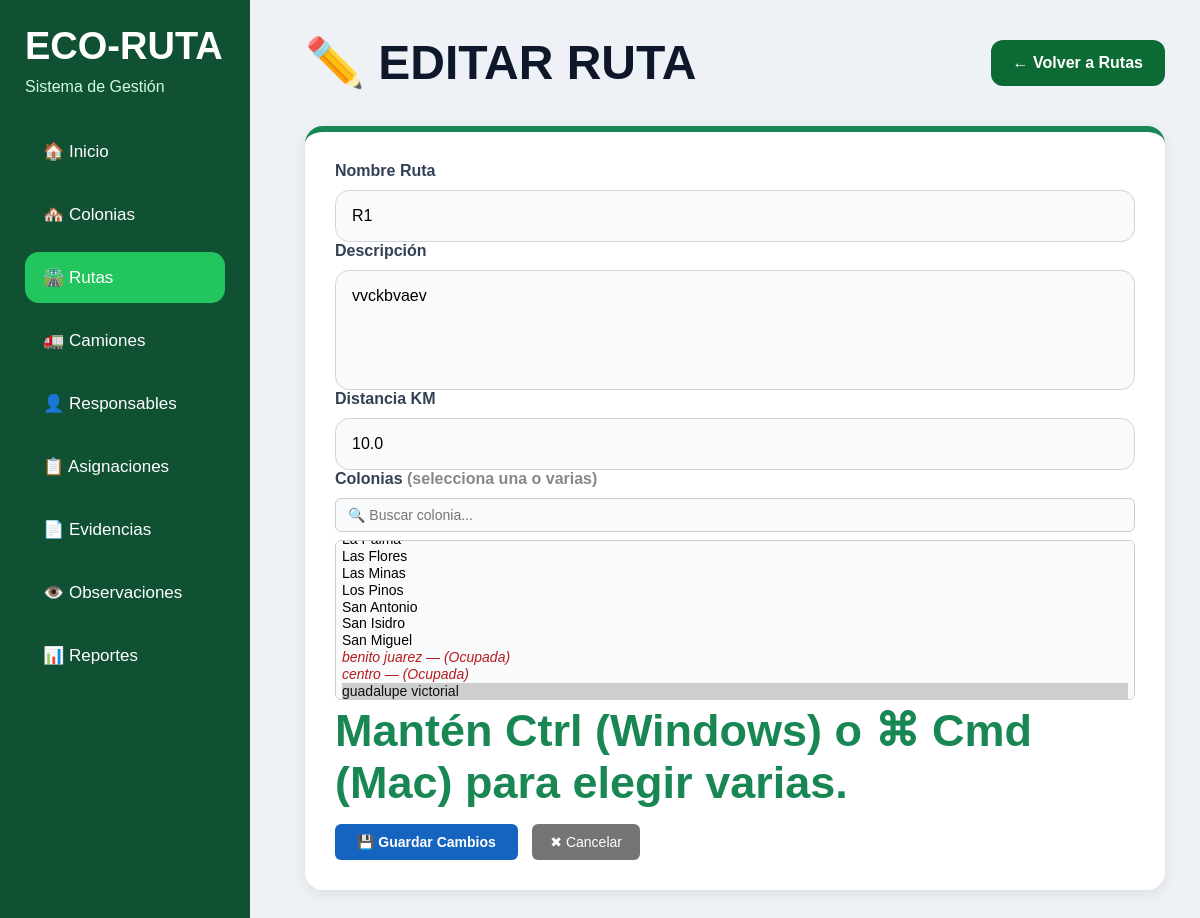
Screenshot of /editar_ruta/6 with the database file from the repository.
### tables this page shows
CREATE TABLE "ruta" (
        id_ruta      INTEGER PRIMARY KEY AUTOINCREMENT,
        nombre_ruta  TEXT NOT NULL,
        descripcion  TEXT,
        distancia_km REAL NOT NULL,
        id_colonia   INTEGER
    );

### app.py (the view)
@app.route('/editar_ruta/<int:id>')
def editar_ruta(id):
    conexion = conectar()
    cursor = conexion.cursor()
    cursor.execute("SELECT * FROM ruta WHERE id_ruta = ?", (id,))
    ruta = cursor.fetchone()
    cursor.execute("SELECT id_colonia FROM ruta_colonia WHERE id_ruta = ?", (id,))
    ids_asignadas = {row['id_colonia'] for row in cursor.fetchall()}
    cursor.execute("SELECT id_colonia, nombre, estado FROM colonia ORDER BY nombre")
    colonias = cursor.fetchall()
    conexion.close()
    return render_template(
        'editar_ruta.html',
        ruta=ruta,
        colonias=colonias,
        ids_asignadas=ids_asignadas
    )

### app.py (called while the page is built)
def conectar():
    conexion = sqlite3.connect(DB_PATH)
    conexion.row_factory = sqlite3.Row
    return conexion

### templates/editar_ruta.html (shortened to what this page needs)
<!DOCTYPE html>
<html lang="es">
<head>
    <link rel="stylesheet" href="{{ url_for('static', filename='css/style.css') }}">
</head>
<body>
<div class="contenedor">
    <div class="sidebar">
        <h1>ECO-RUTA</h1>
        <p>Sistema de Gestión</p>
        <ul>
            <li><a href="/index">🏠 Inicio</a></li>
            <li><a href="/colonias">🏘️ Colonias</a></li>
            <li><a href="/rutas" class="activo">🛣️ Rutas</a></li>
            <li><a href="/camiones">🚛 Camiones</a></li>
            <li><a href="/responsables">👤 Responsables</a></li>
            <li><a href="/asignaciones">📋 Asignaciones</a></li>
            <li><a href="/evidencias">📄 Evidencias</a></li>
            <li><a href="/observaciones">👁️ Observaciones</a></li>
            <li><a href="/reportes">📊 Reportes</a></li>
        </ul>
    </div>
    <div class="contenido">
        <div class="header">
            <h1>✏️ EDITAR RUTA</h1>
            <a href="/rutas" class="btn-regresar">← Volver a Rutas</a>
        </div>
        <div class="card">
            <form action="/actualizar_ruta/{{ ruta.id_ruta }}" method="POST"
                  onsubmit="return validarFormularioRuta()">
                <div class="grupo">
                    <label>Nombre Ruta</label>
                    <input type="text" name="nombre_ruta"
                           value="{{ ruta.nombre_ruta }}" required>
                </div>
                <div class="grupo">
                    <label>Descripción</label>
                    <textarea name="descripcion">{{ ruta.descripcion }}</textarea>
                </div>
                <div class="grupo">
                    <label>Distancia KM</label>
                    <input type="number" step="0.01" name="distancia_km"
                           value="{{ ruta.distancia_km }}" required>
                </div>
                <div class="grupo">
                    <label>Colonias <span style="color:#888">(selecciona una o varias)</span></label>
                    <input type="text" id="buscador-colonia"
                           placeholder="🔍 Buscar colonia..."
                           oninput="filtrarColonias('select-colonias', this.value)"
                           autocomplete="off">
                    <select name="ids_colonia" id="select-colonias" multiple required>
                        {% for colonia in colonias %}
                        <option
                            value="{{ colonia.id_colonia }}"
                            {% if colonia.id_colonia in ids_asignadas %}selected{% endif %}
                            {% if colonia.estado == 'Ocupada' and colonia.id_colonia not in ids_asignadas %}
                            style="color:#b71c1c; font-style:italic;"
                            title="Asignada a otra ruta"
                            {% endif %}>
                            {{ colonia.nombre }}
                        </option>
                        {% endfor %}
                    </select>
                    <p class="hint">Mantén <strong>Ctrl</strong> (Windows) o <strong>⌘ Cmd</strong> (Mac) para elegir varias.</p>
                </div>
                <button type="submit" class="btn-guardar">💾 Guardar Cambios</button>
                <a href="/rutas" class="btn-cancelar">✖ Cancelar</a>
            </form>
        </div>
    </div>
</div>
</body>
</html>

### static/css/style.css (style rules this page uses)
* { margin:0; padding:0; box-sizing:border-box; font-family:'Segoe UI', sans-serif; }
body { background:#f3f6f4; color:#1f2937; }
.contenedor { display:flex; min-height:100vh; }
.sidebar { width:270px; background:linear-gradient(to bottom,#0c6b35,#14532d); padding:30px 20px; color:white; position:fixed; height:100%; }
.sidebar h1 { font-size:38px; margin-bottom:10px; }
.sidebar p { color:#d1fae5; margin-bottom:30px; }
.sidebar ul { list-style:none; }
.sidebar ul li { margin-bottom:12px; }
.sidebar ul li a { display:block; color:white; text-decoration:none; padding:15px 18px; border-radius:14px; transition:0.3s; font-size:17px; }
.activo { background:#22c55e; }
.contenido { margin-left:270px; width:calc(100% - 270px); padding:40px; }
.header { display:flex; justify-content:space-between; align-items:center; margin-bottom:35px; }
.header h1 { font-size:50px; color:#0f172a; }
.btn-regresar { background:#0c6b35; color:white; text-decoration:none; padding:14px 22px; border-radius:12px; transition:0.3s; font-weight:bold; }
.card { background:white; padding:35px; border-radius:22px; box-shadow:0 10px 30px rgba(0,0,0,0.06); margin-bottom:35px; }
.grupo { display:flex; flex-direction:column; }
label { margin-bottom:10px; font-weight:600; color:#334155; }
input, select, textarea { width:100%; padding:16px; border:1px solid #d1d5db; border-radius:14px; background:#f8fafc; font-size:16px; transition:0.3s; }
textarea { resize:none; min-height:120px; }
button { margin-top:15px; padding:16px 30px; background:#0c6b35; color:white; border:none; border-radius:14px; font-size:18px; font-weight:bold; cursor:pointer; transition:0.3s; }
* { margin:0; padding:0; box-sizing:border-box; font-family:Arial, Helvetica, sans-serif; }
body { background:#eef2f7; }
.sidebar { width:250px; background:#0f5132; padding:25px; color:white; }
.contenido { flex:1; padding:35px; }
.header h1 { font-size:48px; color:#0f172a; }
.card { background:white; padding:30px; border-radius:18px; box-shadow:0 4px 15px rgba(0,0,0,0.08); border-top:6px solid #198754; }
.card p { font-size:45px; color:#198754; font-weight:bold; }

### templates/editar_ruta.html (style rules this page uses)
#buscador-colonia { width: 100%; padding: 8px 12px; margin-bottom: 8px; border: 1px solid #ccc; border-radius: 6px; font-size: 14px; box-sizing: border-box; }
select[multiple] { width: 100%; min-height: 160px; border: 1px solid #ccc; border-radius: 6px; padding: 6px; font-size: 14px; }
.hint { font-size: 12px; color: #888; margin-top: 4px; }
.btn-guardar { background: #1565c0; color: #fff; border: none; padding: 10px 22px; border-radius: 6px; cursor: pointer; font-size: 14px; font-weight: 600; }
.btn-cancelar { background: #757575; color: #fff; text-decoration: none; padding: 10px 18px; border-radius: 6px; font-size: 14px; margin-left: 10px; }

### rows the page displays
ruta: nombre_ruta "R1", descripcion "vvckbvaev", distancia_km "10.0"

### other values shown
form field ids_colonia "Las Flores / Las Minas / Los Pinos / San Antonio / San Isidro / San Miguel / benito juarez — (Ocupada) / centro — (Ocupada) / guadalupe victorial ☑"
